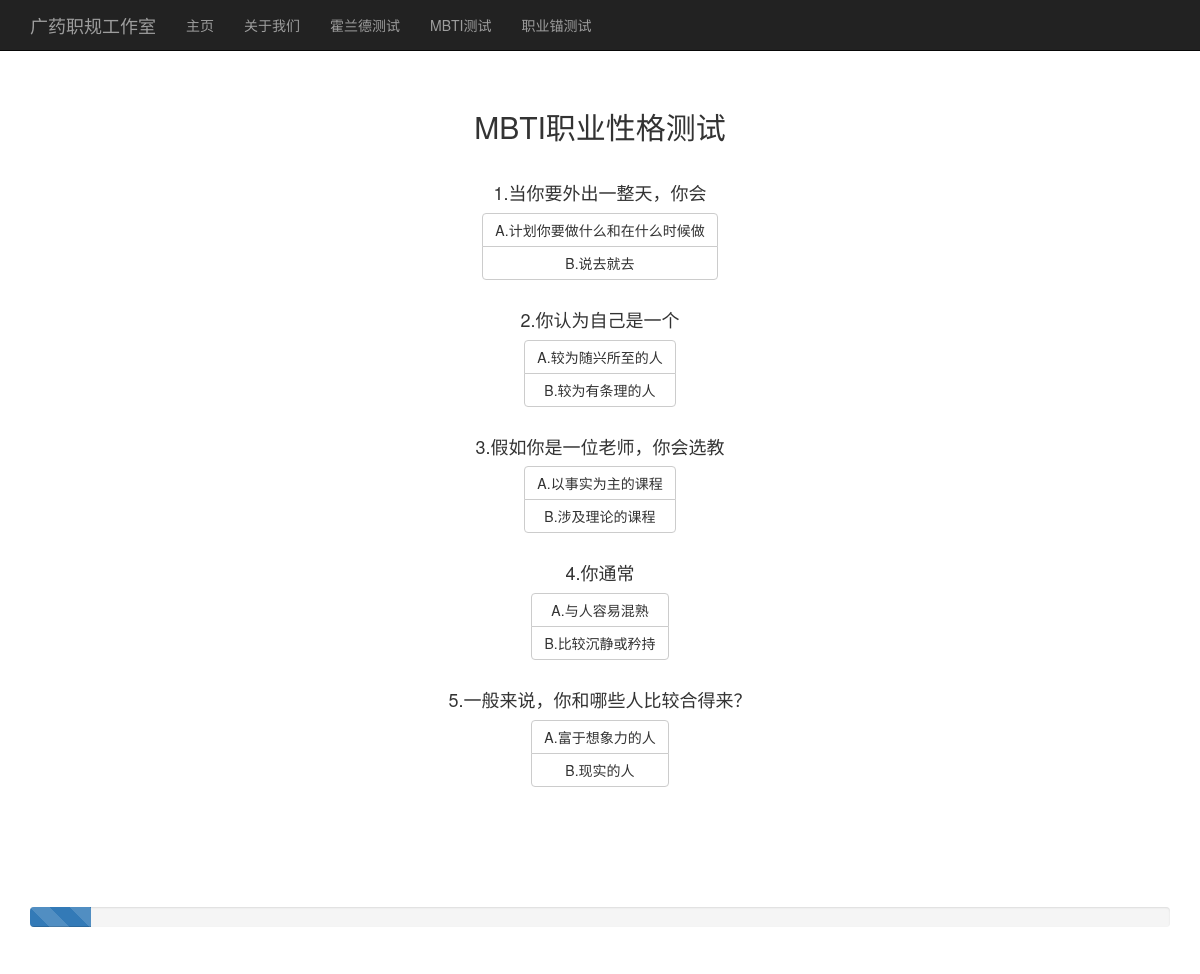
The page /career_test/test_page/MBTI on the database its author committed.
### career_test/models.py (models this page shows, shortened)
class QuestionBank(models.Model):
    bank_name = models.CharField(max_length=20, verbose_name='题库名')
    question_num = models.IntegerField(verbose_name='题号')
    question_name = models.CharField(max_length=300, verbose_name='题目')
    @staticmethod
    def get_question(bank_name, questions_num=None):
        if not questions_num:
            questions = QuestionBank.objects.filter(bank_name=bank_name).order_by('question_num')
        else:
            questions = QuestionBank.objects.filter(bank_name=bank_name, question_num__in=questions_num).order_by('question_num')
            return questions
        question_and_choice = []
        for question in questions:
            choices = question.choice_set.all().order_by('choice_type')
            choice_detail = []
            for choice in choices:
                choice_detail.append((choice.choice_type, choice.choice_content))
            question_and_choice.append(((question.question_num, question.question_name), choice_detail))
        return question_and_choice

class Choice(models.Model):
    choice_type = models.CharField(max_length=5, verbose_name='选项类型')
    choice_content = models.CharField(max_length=100, verbose_name='选项内容')
    question = models.ForeignKey(QuestionBank, on_delete=models.CASCADE)

### career_test/views.py (the view)
# urls.py: path('test_page/<str:test_type>', views.test_page, name='test_page'),  # 测试题页面
def test_page(request, test_type):
    context = dict()
    context['question_and_choice'] = QuestionBank.get_question(bank_name=test_type)
    context['question_len'] = len(context['question_and_choice'])
    context['test_type'] = test_type
    return render(request, 'career_test/test_page.html', context)

### templates/career_test/test_page.html (shortened to what this page needs)
{% extends 'base.html' %}
{% load staticfiles %}
{% block content %}
    <div class="starter-template">
        <div class="container" id="top">
            <h1>
                {% if test_type == 'MBTI' %}
                    MBTI职业性格测试
                {% else %}
                    职业锚测试
                {% endif %}
            </h1>
            {% for item in question_and_choice %}
                <div id="choice_{{ item.0.0 }}" class="container question" style="display:none;" data-finished="0">
                    <h4>{{ item.0.0 }}.{{ item.0.1 }}</h4>
                    {% if test_type == 'career_anchor' %}
                        <div class="btn-group" role="group" aria-label="button group">
                    {% else %}
                        <div class="btn-group-vertical" role="group" aria-label="Vertical button group">
                    {% endif %}
                    {% for choice in item.1 %}
                        <div class="btn-group" role="group">
                            <button type="button" class="btn btn-default select choice_{{ item.0.0 }}" data-question_num="{{ item.0.0 }}" data-anwser_choice="{{ choice.0 }}" data-num="choice_{{ item.0.0 }}">
                                {{ choice.0 }}.{{ choice.1 }}
                            </button>
                        </div>
                    {% endfor %}
                    </div>
                </div>
            {% endfor %}
        </div>
    </div>
    <div class="starter-template">
        <br>
        <div class="container">
            <div class="progress">
                <div id="progress_bar" class="progress-bar progress-bar-striped" role="progressbar" style="width: 0%"></div>
            </div>
        </div>
    </div>
{% endblock %}

### static/css/starter-template.css (style rules this page uses)
body { padding-top: 50px; }
.starter-template { padding: 40px 15px; text-align: center; }

### templates/base.html (style rules this page uses)
h1 { font-size: 30px; }

### rows shown on the page
QuestionBank: question_name "当你要外出一整天，你会"
Choice: choice_content "计划你要做什么和在什么时候做"
Choice: choice_content "说去就去"
QuestionBank: question_name "你认为自己是一个"
Choice: choice_content "较为随兴所至的人"
Choice: choice_content "较为有条理的人"
QuestionBank: question_name "假如你是一位老师，你会选教"
Choice: choice_content "以事实为主的课程"
Choice: choice_content "涉及理论的课程"
QuestionBank: question_name "你通常"
Choice: choice_content "与人容易混熟"
Choice: choice_content "比较沉静或矜持"
QuestionBank: question_name "一般来说，你和哪些人比较合得来？"
Choice: choice_content "富于想象力的人"
Choice: choice_content "现实的人"

### other values the page prints
{{ item.0.0 }} "1" "2" "3" "4" "5"
{{ choice.0 }} "A" "B" "A" "B" "A" "B" "A" "B" "A" "B"
